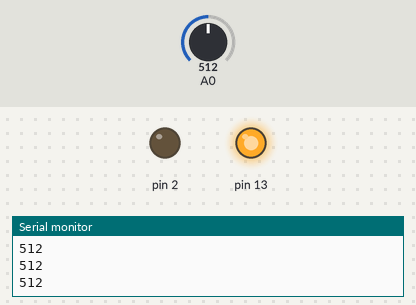
A sketch run on a simulated Arduino Uno, built with avr-gcc and run on an emulated ATmega328P. Parts: output pins drawn as LEDs (lit = HIGH), the last lines printed to the serial monitor. The inputs (shaded band) are chosen by the test bench; at power-on: A0 = 512.

Above: at 1.2 s.
1.3 s: A0 set to 590
2.8 s: A0 set to 609
At 3.3 s:
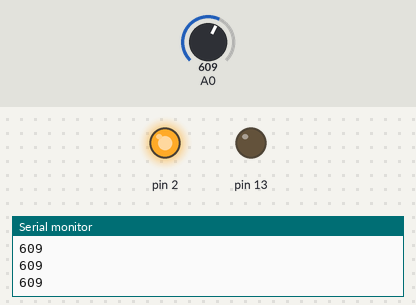
4.3 s: A0 set to 413
5.8 s: A0 set to 392
At 7.0 s:
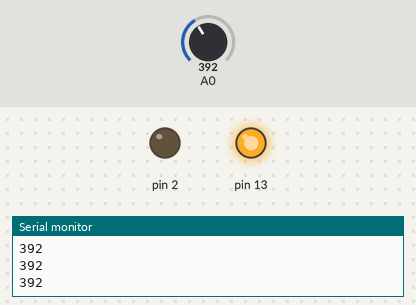
7.3 s: A0 set to 610
At 8.3 s:
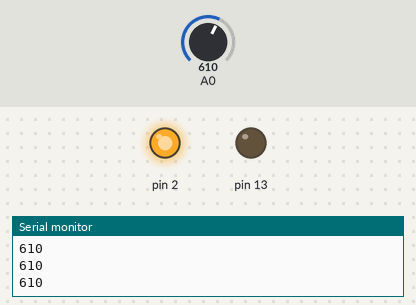
Timing chart, 0 to 9.8 s (numbered marks = the images above; inputs shaded):
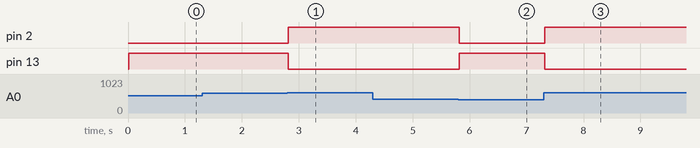

The sketch:

th-50k.ino
```cpp
#define MAX_DAT 600
#define MIN_DAT 400
void setup() {
  // put your setup code here, to run once:
  Serial.begin(9600);//Mở cổng Serial ở mức 9600
  pinMode (2, INPUT);
  pinMode(A0, INPUT);
  pinMode (13, OUTPUT);
  pinMode (2, OUTPUT);

}

void loop() {
  // put your main code here, to run repeatedly:
  int value = analogRead(A0);     // Ta sẽ đọc giá trị hiệu điện thế của cảm biến
                                      // Giá trị được số hóa thành 1 số nguyên có giá trị
                                      // trong khoảng từ 0 đến 1023
  Serial.println(value);//Xuất ra serial Monitor
  delay(10);
  if(value>MAX_DAT){
    digitalWrite (2, HIGH);
    }
  if(value<MIN_DAT){
    digitalWrite (2, LOW);
    }
  // Đọc giá trị D0 rồi điều khiển Led 13...Các bạn cũng có thể điều khiển bơm nước thông qua rơle....
  if (digitalRead (2) == 0)
  {
   digitalWrite (13, HIGH);
  }
  else{
  digitalWrite (13, LOW);

}

}
```

Measured:
- the behaviour switches between 600 and 601 on A0 (found by bisection; images 0 and 1)
- the behaviour switches between 400 and 399 on A0 (found by bisection; images 1 and 2)
- after the input at 2.8 s, pin 2: LOW → HIGH at once; pin 13: HIGH → LOW at once
- after the input at 5.8 s, pin 2: HIGH → LOW at once; pin 13: LOW → HIGH at once
- after the input at 7.3 s, pin 2: LOW → HIGH at once; pin 13: HIGH → LOW at once
